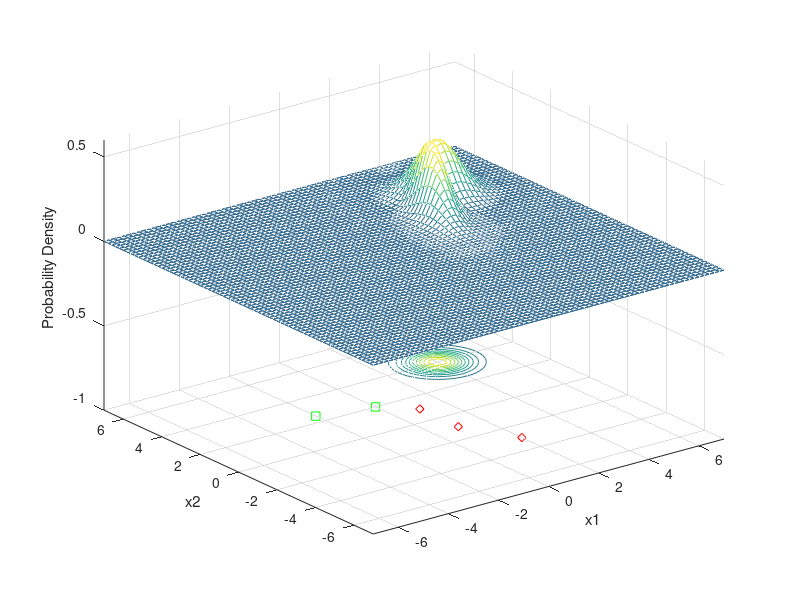

Reproduce this figure in MATLAB. (Note: this script raises an error after producing the figure.)
%given code
x1 = -7:.2:7;
x2 = -7:.2:7;
[X1,X2] = meshgrid(x1,x2); 

mu1 = [3 3];
Sigma1 = [.25 .3; .3 1];
F1 = mvnpdf([X1(:) X2(:)],mu1,Sigma1); 
F1 = reshape(F1,length(x2),length(x1));
meshc(X1,X2,F1);
axis([-7 7 -7 7 -1.0 .6])
xlabel('x1'); ylabel('x2'); zlabel('Probability Density');
hold on;

mu2 = [4 4];
Sigma2 = [.5 .0; 0 .5];
F2 = mvnpdf([X1(:) X2(:)],mu2,Sigma2);
F2 = reshape(F2,length(x2),length(x1));
meshc(X1,X2,F2);
axis([-7 7 -7 7 -1.0 .6])
xlabel('x1'); ylabel('x2'); zlabel('Probability Density');

caxis([min(F2(:))-.5*range(F2(:)),max(F2(:))]);

%task 1 and 2
x = [1 1; 1 -1; 4 5; -2 2.5; 0 2; 2 -3];

for n=1:6
g1 = -log(2*pi)-0.5*log(det(Sigma1))-0.5*(x(n,:)'-mu1')'*inv(Sigma1)*(x(n,:)'-mu1')+log(0.5);
g2 = -log(2*pi)-0.5*log(det(Sigma2))-0.5*(x(n,:)'-mu2')'*inv(Sigma2)*(x(n,:)'-mu2')+log(0.5);

if g1>g2
    plot3(x(n,1),x(n,2),-1.0,'rd');
else
    plot3(x(n,1),x(n,2),-1.0,'gs');
end
end

syms x1 x2;
g1 = -log(2*pi) - 0.5*log(det(Sigma1)) - 0.5*([x1;x2]-mu1')'*(Sigma1^-1)*([x1;x2]-mu1') + log(0.5);
g2 = -log(2*pi) - 0.5*log(det(Sigma2)) - 0.5*([x1;x2]-mu2')'*(Sigma2^-1)*([x1;x2]-mu2') + log(0.5);
g = g1 - g2;
L3=ezplot(g, [ [-10,10], [-10,10] ]);     
